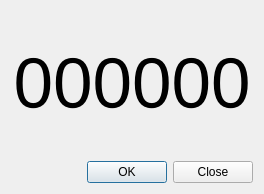
<?xml version="1.0" encoding="UTF-8"?>
<ui version="4.0">
 <class>TotpSeedDialog</class>
 <widget class="QWidget" name="TotpSeedDialog">
  <property name="geometry">
   <rect>
    <x>0</x>
    <y>0</y>
    <width>264</width>
    <height>194</height>
   </rect>
  </property>
  <property name="windowTitle">
   <string>Scan TOTP QR code</string>
  </property>
  <layout class="QVBoxLayout" name="verticalLayout">
   <item>
    <widget class="QLabel" name="totpSeedLabel">
     <property name="font">
      <font>
       <pointsize>53</pointsize>
      </font>
     </property>
     <property name="text">
      <string>000000</string>
     </property>
     <property name="alignment">
      <set>Qt::AlignCenter</set>
     </property>
    </widget>
   </item>
   <item>
    <widget class="QDialogButtonBox" name="buttonBox">
     <property name="standardButtons">
      <set>QDialogButtonBox::Close|QDialogButtonBox::Ok</set>
     </property>
    </widget>
   </item>
  </layout>
 </widget>
 <resources/>
 <connections/>
</ui>
